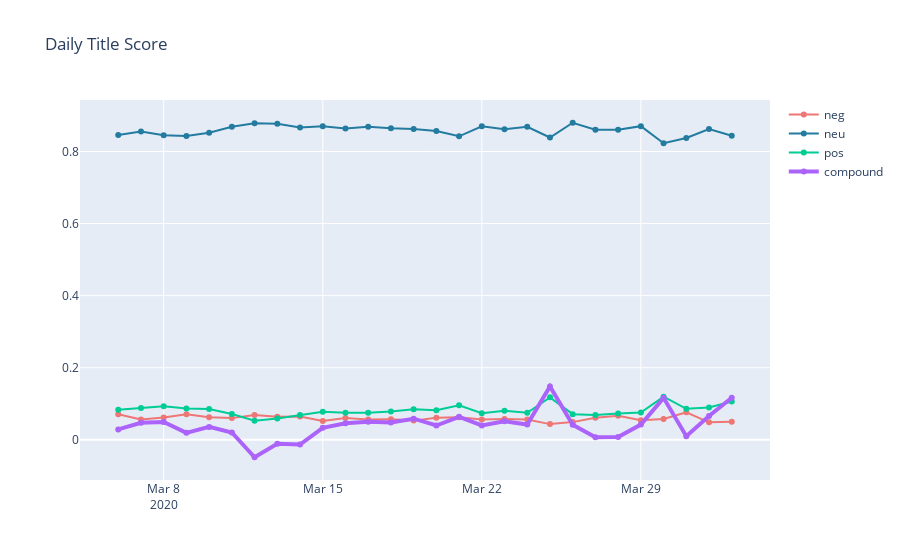

Here is the notebook cell this chart was saved with:
### Code cell
def daily_score_graph(graph_title, x, y1, y2, y3, y4):
    fig = go.Figure()
    fig.add_trace(go.Scatter(x=x, y=y1,
                        mode='lines+markers',
                        name='neg',
                        line=dict(color='#EE7674')))
    fig.add_trace(go.Scatter(x=x, y=y2,
                        mode='lines+markers',
                        name='neu',
                        line=dict(color='#247BA0')))
    fig.add_trace(go.Scatter(x=x, y=y3,
                        mode='lines+markers', 
                        name='pos'))
    fig.add_trace(go.Scatter(x=x, y=y4,
                        mode='lines+markers', 
                        name='compound',
                        line=dict(width=4)))

    fig.update_layout(title=graph_title)
    fig.show()

daily_score_graph('Daily Title Score', daily_score_df['publishedAt'], 
                  daily_score_df['t_neg'], daily_score_df['t_neu'], daily_score_df['t_pos'], daily_score_df['t_compound'])
